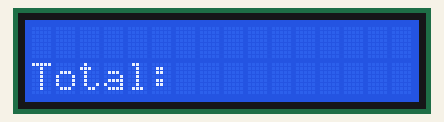
Bench run of a sketch on a simulated ESP8266 (NodeMCU). Parts: 16×2 character LCD. WiFi joins after 1.5 s; servers stay silent unless stated; uploads are accepted with an empty reply; what the sketch prints to the serial monitor is not drawn.

Above: at 3.3 s.
At 5.3 s:
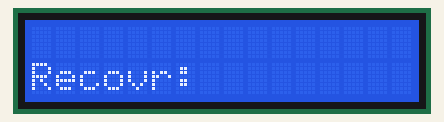
At 7.3 s:
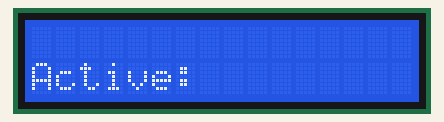
At 9.4 s:
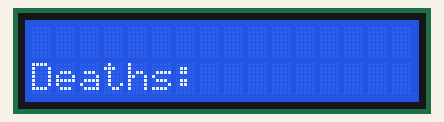

The sketch:

coviddata.ino
```cpp
#include <ESP8266WiFi.h>        //Use ESP8266 functions
#include <ESP8266HTTPClient.h>
#include <Wire.h>  // Only needed for Arduino 1.6.5 and earlier
#include <LiquidCrystal_I2C.h>
LiquidCrystal_I2C lcd(0x27,16,2);

  const char* ssid = "i";              //WIFI SSID Name
  const char* password = "12345678";        //WIFI Password
  const char* host = "api.thingspeak.com";  //We read the data from this host
  const int httpPortRead = 80;

  const char* url1 = "/apps/thinghttp/send_request?api_key=B5DHMPN9JED04JKS";     //Change this URL Cases
  const char* url2 = "/apps/thinghttp/send_request?api_key=AA6FLGVVLL80U6FA";
  const char* url3 = "/apps/thinghttp/send_request?api_key=UGJN4QW1PLO73HHO";
  const char* url4 = "/apps/thinghttp/send_request?api_key=AGA9647JXBW3CPJR";
  const char* url5 = "/apps/thinghttp/send_request?api_key=YAR0957PUN9Y4TP7";

  String Cases,Deaths,Recovered,State,Active,Data_Raw,Data_Raw_1;

  WiFiClient client;      //Create a WiFi client and http client
  HTTPClient http;


  void setup()
  {
    Serial.begin(115200);
    WiFi.disconnect();             //Disconnect and reconnect to the Wifi you set
    delay(1000);
    WiFi.begin(ssid, password);
    while(WiFi.status() != WL_CONNECTED)
    {
    delay(1000);
    Serial.print(".");
    }
    Serial.println("Connected to the WiFi network");   //Display feedback on the serial monitor
    Serial.println(WiFi.localIP());
    lcd.begin();                      // initialize the lcd Print a message to the LCD.
    lcd.backlight();
    Serial.println("LCD is ready");
  }

void data(String url){

  if( http.begin(client,host,httpPortRead,url))        //Connect to the host and the url
      {
        int httpCode = http.GET();                //Check feedback if there's a response
        if (httpCode > 0)
        {
          if (httpCode == HTTP_CODE_OK || httpCode == HTTP_CODE_MOVED_PERMANENTLY)
            {

              Data_Raw = http.getString();   //Here we store the raw data string
              Data_Raw_1 = Data_Raw;
              Data_Raw_1.replace("<td>","");
              Data_Raw_1.replace("</td>","");
              Data_Raw_1.replace("<td align=\"center\">","");
              Data_Raw_1.replace(" ","");
              Data_Raw_1.replace("\n"," ");
              Data_Raw_1.remove(0,2);
              State = Data_Raw_1.substring(0,Data_Raw_1.indexOf("  "));
              Data_Raw_1.remove(0,Data_Raw_1.indexOf("  ")+1);
              Cases = Data_Raw_1.substring(1,Data_Raw_1.indexOf("  "));
              Data_Raw_1.remove(0,Data_Raw_1.indexOf("  ")+1);
              Active = Data_Raw_1.substring(1,Data_Raw_1.indexOf("  "));
              Data_Raw_1.remove(0,Data_Raw_1.indexOf("  ")+1);
              Recovered = Data_Raw_1.substring(1,Data_Raw_1.indexOf("  "));
              Data_Raw_1.remove(0,Data_Raw_1.indexOf("  ")+1);
              Deaths = Data_Raw_1.substring(1,Data_Raw_1.length()-1);
              Serial.println("0-------------------0");
              Serial.print("State:");
              Serial.println(State);
              Serial.print("Cases:");
              Serial.println(Cases);
              Serial.print("Active:");
              Serial.println(Active);
              Serial.print("Recovered:");
              Serial.println(Recovered);
              Serial.print("Deaths:");
              Serial.println(Deaths);

            }
        }
        else //If we can't get data
        {
          Serial.printf("[HTTP] GET... failed, error: %s\n", http.errorToString(httpCode).c_str());
        }

        http.end();
      }
    else //If we can't connect to the HTTP
      {
        Serial.printf("[HTTP} Unable to connect\n");
      }
  }

void display_data(){
  lcd.setCursor(0, 0); // lcd.home();
  lcd.print(State);
  lcd.setCursor(0,1);
  lcd.print("Total:");
  lcd.setCursor(6,1);
  lcd.print(Cases);
  delay(2000);
  lcd.clear();
  lcd.setCursor(0, 0);// lcd.home();
  lcd.print(State);
  lcd.setCursor(0,1);
  lcd.print("Recovr:");
  lcd.setCursor(7,1);
  lcd.print(Recovered);
  delay(2000);
lcd.clear();
  lcd.setCursor(0, 0); // lcd.home();
  lcd.print(State);
  lcd.setCursor(0,1);
  lcd.print("Active:");
  lcd.setCursor(7,1);
  lcd.print(Active);
  delay(2000);
lcd.clear();
  lcd.setCursor(0, 0); // lcd.home();
  lcd.print(State);
  lcd.setCursor(0,1);
  lcd.print("Deaths:");
  lcd.setCursor(6,1);
  lcd.print(Deaths);
  delay(2000);
  }

void loop() {
    data(url1);
    display_data();
    lcd.clear();
    data(url2);
    display_data();
    lcd.clear();
    data(url3);
    display_data();
    lcd.clear();
    data(url4);
    display_data();
    lcd.clear();
    data(url5);
    display_data();
    lcd.clear();
}
```

Measured:
- by itself, everything shown: repeats every 8.2 s, in 5 steps
- what the display in image 0 shows lasts 2.0 s, from 3.3 s to 5.3 s
